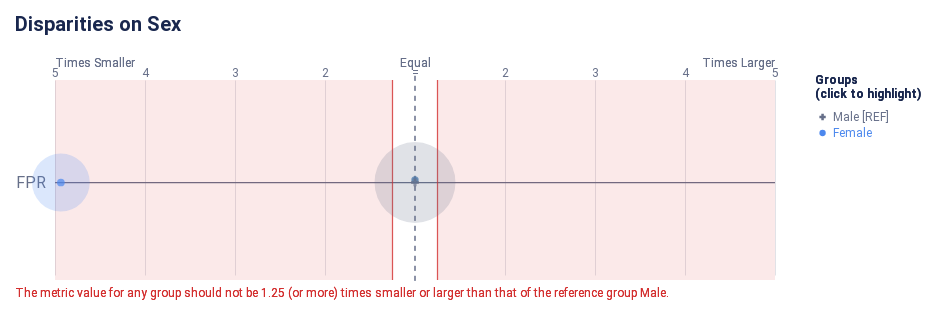

Notebook source saved alongside this figure:
### Code cell
audit.disparity_plot(fairness_metric, fairness_column)

### Figure 1 — Vega-Lite specification as saved in the notebook (floating-point values rounded to 4 significant figures)
{"config": {"view": {"continuousWidth": 300, "continuousHeight": 300, "strokeWidth": 0}, "axisLeft": {"labelColor": "rgb(102, 111, 137)", "labelFont": "Roboto, Arial, sans-serif", "labelFontSize": 16}, "title": {"anchor": "start", "color": "rgb(25, 39, 78)", "font": "Roboto, Arial, sans-serif", "fontSize": 20, "fontWeight": "bold", "offset": 20}}, "layer": [{"data": {"name": "data-14b1fc0728846d2282114d85b9121edf"}, "mark": {"type": "rule", "stroke": "rgb(102, 111, 137)", "strokeWidth": 1.25, "tooltip": null}, "encoding": {"x": {"field": "x", "scale": {"domain": [-4, 4], "range": [40.0, 760.0]}, "type": "quantitative"}, "x2": {"field": "x2"}, "y": {"axis": {"domain": false, "labelAngle": 0, "labelPadding": -30, "orient": "left", "ticks": false, "title": null}, "field": "metric", "scale": {"domain": ["FPR"], "range": [30, 225.0]}, "type": "nominal"}}}, {"data": {"name": "data-79dd248bdaa0ea02c535240e8ad022c8"}, "mark": {"type": "rule", "stroke": "rgb(102, 111, 137)", "strokeDash": [5, 5], "strokeWidth": 1}, "encoding": {"tooltip": {"value": "Male [REF]"}, "x": {"value": 400.0}, "y": {"value": 20.83}, "y2": {"value": 229.2}}}, {"data": {"name": "data-91715fc5993a5f84065017610b00531e"}, "mark": {"type": "text", "align": "center", "color": "rgb(102, 111, 137)", "font": "Roboto, Arial, sans-serif", "fontSize": 12, "fontWeight": "normal", "tooltip": null}, "encoding": {"text": {"field": "label", "type": "nominal"}, "x": {"field": "value", "scale": {"domain": [-4, 4], "range": [40.0, 760.0]}, "type": "quantitative"}, "y": {"value": 17.5}}}, {"layer": [{"mark": {"type": "text", "align": "left", "fill": "rgb(102, 111, 137)", "font": "Roboto, Arial, sans-serif", "fontSize": 12, "fontWeight": "normal", "tooltip": null}, "encoding": {"text": {"value": "Times Smaller"}, "x": {"value": 40.0}, "y": {"value": 7.5}}}, {"mark": {"type": "text", "align": "right", "fill": "rgb(102, 111, 137)", "font": "Roboto, Arial, sans-serif", "fontSize": 12, "fontWeight": "normal", "tooltip": null}, "encoding": {"text": {"value": "Times Larger"}, "x": {"value": 760.0}, "y": {"value": 7.5}}}, {"mark": {"type": "text", "align": "center", "fill": "rgb(102, 111, 137)", "font": "Roboto, Arial, sans-serif", "fontSize": 12, "fontWeight": "normal", "tooltip": null}, "encoding": {"text": {"value": "Equal"}, "x": {"value": 400.0}, "y": {"value": 7.5}}}], "data": {"name": "data-79dd248bdaa0ea02c535240e8ad022c8"}}, {"layer": [{"mark": {"type": "rule", "opacity": 0.8, "stroke": "rgb(211, 47, 47)", "strokeWidth": 1.25, "tooltip": null}, "encoding": {"x": {"field": "min", "scale": {"domain": [-4, 4], "range": [40.0, 760.0]}, "type": "quantitative"}, "y": {"value": 25.0}, "y2": {"value": 225.0}}}, {"mark": {"type": "rule", "opacity": 0.8, "stroke": "rgb(211, 47, 47)", "strokeWidth": 1.25, "tooltip": null}, "encoding": {"x": {"field": "max", "scale": {"domain": [-4, 4], "range": [40.0, 760.0]}, "type": "quantitative"}, "y": {"value": 25.0}, "y2": {"value": 225.0}}}, {"layer": [{"mark": {"type": "rect", "fill": "rgb(211, 47, 47)", "opacity": 0.1, "tooltip": null}, "encoding": {"x": {"field": "min", "scale": {"domain": [-4, 4], "range": [40.0, 760.0]}, "type": "quantitative"}, "x2": {"field": "lower_end"}, "y": {"value": 25.0}, "y2": {"value": 225.0}}}, {"mark": {"type": "rect", "fill": "rgb(211, 47, 47)", "opacity": 0.1, "tooltip": null}, "encoding": {"x": {"field": "max", "scale": {"domain": [-4, 4], "range": [40.0, 760.0]}, "type": "quantitative"}, "x2": {"field": "upper_end"}, "y": {"value": 25.0}, "y2": {"value": 225.0}}}]}, {"layer": [{"mark": {"type": "text", "align": "left", "baseline": "top", "fill": "rgb(211, 47, 47)", "font": "Roboto, Arial, sans-serif", "fontSize": 12, "fontWeight": "normal", "tooltip": null}, "encoding": {"text": {"value": "The metric value for any group should not be 1.25 (or more) times smaller or larger than that of the reference group Male."}, "x": {"value": 0}, "y": {"value": 233.3}}}], "data": {"name": "data-79dd248bdaa0ea02c535240e8ad022c8"}}], "data": {"name": "data-9178346794b9080aea7fb0f1cee7308f"}}, {"layer": [{"data": {"name": "empty"}, "mark": {"type": "circle"}}, {"data": {"name": "data-58d0138e525a7bff83e59e9587bf50b3"}, "mark": {"type": "circle", "cursor": "pointer", "opacity": 0.2}, "encoding": {"color": {"condition": {"param": "param_5", "empty": true, "field": "attribute_value", "legend": null, "scale": {"domain": ["Male", "Female"], "range": ["rgb(102, 111, 137)", "rgb(76, 136, 238)", "rgb(254, 97, 0)", "rgb(220, 38, 127)", "rgb(255, 176, 0)", "rgb(150, 95, 230)"]}, "type": "nominal"}, "value": "rgb(225, 226, 231)"}, "size": {"field": "group_size", "legend": null, "scale": {"domain": [0, 7765.0], "range": [0, 7854.0]}, "type": "quantitative"}, "tooltip": [{"field": "attribute_value", "title": "Group", "type": "nominal"}, {"field": "tooltip_group_size", "title": "Group Size", "type": "nominal"}, {"field": "tooltip_disparity_explanation_fpr", "title": "Disparity", "type": "nominal"}, {"field": "fpr", "format": ".2f", "title": "FPR", "type": "quantitative"}], "x": {"axis": {"domain": false, "gridColor": "rgb(225, 226, 231)", "labels": false, "ticks": false, "title": null, "values": [1, 2, 3, 4, -4, -3, -2, -1]}, "field": "fpr_disparity_scaled", "scale": {"domain": [-4, 4], "range": [40.0, 760.0]}, "type": "quantitative"}, "y": {"axis": {"domain": false, "grid": false, "labels": false, "ticks": false, "title": null}, "field": "metric_variable", "scale": {"domain": ["FPR"], "range": [30, 225.0]}, "type": "nominal"}}, "name": "view_6", "transform": [{"calculate": "'FPR'", "as": "metric_variable"}]}, {"layer": [{"data": {"name": "empty"}, "mark": {"type": "point"}}, {"data": {"name": "data-58d0138e525a7bff83e59e9587bf50b3"}, "mark": {"type": "point", "cursor": "pointer", "filled": true, "size": 60}, "encoding": {"color": {"condition": {"param": "param_5", "empty": true, "field": "attribute_value", "legend": null, "scale": {"domain": ["Male", "Female"], "range": ["rgb(102, 111, 137)", "rgb(76, 136, 238)", "rgb(254, 97, 0)", "rgb(220, 38, 127)", "rgb(255, 176, 0)", "rgb(150, 95, 230)"]}, "type": "nominal"}, "value": "rgb(225, 226, 231)"}, "shape": {"field": "attribute_value", "legend": null, "scale": {"domain": ["Male", "Female"], "range": ["cross", "circle"]}, "type": "nominal"}, "tooltip": [{"field": "attribute_value", "title": "Group", "type": "nominal"}, {"field": "tooltip_group_size", "title": "Group Size", "type": "nominal"}, {"field": "tooltip_disparity_explanation_fpr", "title": "Disparity", "type": "nominal"}, {"field": "fpr", "format": ".2f", "title": "FPR", "type": "quantitative"}], "x": {"axis": {"domain": false, "gridColor": "rgb(225, 226, 231)", "labels": false, "ticks": false, "title": null, "values": [1, 2, 3, 4, -4, -3, -2, -1]}, "field": "fpr_disparity_scaled", "scale": {"domain": [-4, 4], "range": [40.0, 760.0]}, "type": "quantitative"}, "y": {"axis": {"domain": false, "grid": false, "labels": false, "ticks": false, "title": null}, "field": "metric_variable", "scale": {"domain": ["FPR"], "range": [30, 225.0]}, "type": "nominal"}}, "name": "view_5", "transform": [{"calculate": "'FPR'", "as": "metric_variable"}]}]}]}, {"layer": [{"mark": {"type": "point", "cursor": "pointer", "filled": true, "opacity": 1, "size": 40}, "encoding": {"color": {"condition": {"param": "param_5", "empty": true, "field": "attribute_value", "legend": null, "scale": {"domain": ["Male", "Female"], "range": ["rgb(102, 111, 137)", "rgb(76, 136, 238)", "rgb(254, 97, 0)", "rgb(220, 38, 127)", "rgb(255, 176, 0)", "rgb(150, 95, 230)"]}, "type": "nominal"}, "value": "rgb(225, 226, 231)"}, "shape": {"field": "attribute_value", "legend": null, "scale": {"domain": ["Male", "Female"], "range": ["cross", "circle"]}, "type": "nominal"}, "x": {"value": 807.6}, "y": {"axis": {"domain": false, "grid": false, "labels": false, "ticks": false, "title": null}, "field": "attribute_value", "scale": {"domain": ["Male", "Female"], "range": [54, 86]}, "type": "nominal"}}, "name": "view_7"}, {"mark": {"type": "text", "align": "left", "baseline": "middle", "cursor": "pointer", "font": "Roboto, Arial, sans-serif", "fontSize": 12, "fontWeight": "normal"}, "encoding": {"color": {"condition": {"param": "param_5", "empty": true, "field": "attribute_value", "legend": null, "scale": {"domain": ["Male", "Female"], "range": ["rgb(102, 111, 137)", "rgb(76, 136, 238)", "rgb(254, 97, 0)", "rgb(220, 38, 127)", "rgb(255, 176, 0)", "rgb(150, 95, 230)"]}, "type": "nominal"}, "value": "rgb(225, 226, 231)"}, "text": {"field": "label", "type": "nominal"}, "x": {"value": 818.1}, "y": {"axis": {"domain": false, "grid": false, "labels": false, "ticks": false, "title": null}, "field": "attribute_value", "scale": {"domain": ["Male", "Female"], "range": [54, 86]}, "type": "nominal"}}, "name": "view_8"}, {"data": {"name": "data-79dd248bdaa0ea02c535240e8ad022c8"}, "mark": {"type": "text", "align": "left", "baseline": "top", "color": "rgb(25, 39, 78)", "font": "Roboto, Arial, sans-serif", "fontSize": 12, "fontWeight": "bold"}, "encoding": {"text": {"value": "(click to highlight)"}, "x": {"value": 800}, "y": {"value": 34}}}, {"data": {"name": "data-79dd248bdaa0ea02c535240e8ad022c8"}, "mark": {"type": "text", "align": "left", "baseline": "top", "color": "rgb(25, 39, 78)", "font": "Roboto, Arial, sans-serif", "fontSize": 12, "fontWeight": "bold"}, "encoding": {"text": {"value": "Groups"}, "x": {"value": 800}, "y": {"value": 20}}}], "data": {"name": "data-d79b6fcf6fc2d8883b03661337595d04"}}], "height": 250, "padding": {"top": 15, "bottom": 7.0, "left": 15, "right": 15}, "params": [{"name": "param_7", "select": {"type": "point", "fields": ["attribute_value"]}, "views": ["view_6"]}, {"name": "param_6", "select": {"type": "point", "fields": ["attribute_value"]}, "views": ["view_5"]}, {"name": "param_5", "select": {"type": "point", "fields": ["attribute_value"]}, "views": ["view_7"]}, {"name": "param_8", "select": {"type": "point", "fields": ["attribute_value"]}, "views": ["view_8"]}], "resolve": {"scale": {"size": "independent", "y": "independent"}}, "title": "Disparities on Sex", "usermeta": {"embedOptions": {"scaleFactor": 5, "downloadFileName": "disparity_chart"}}, "width": 800, "$schema": "https://vega.github.io/schema/vega-lite/v5.16.3.json", "datasets": {"data-14b1fc0728846d2282114d85b9121edf": [{"metric": "FPR", "x": -4, "x2": 4}], "data-79dd248bdaa0ea02c535240e8ad022c8": [{"a": 1, "b": 0}, {"a": 1, "b": 0}], "data-91715fc5993a5f84065017610b00531e": [{"value": 1, "label": 2}, {"value": 2, "label": 3}, {"value": 3, "label": 4}, {"value": 4, "label": 5}, {"value": -4, "label": 5}, {"value": -3, "label": 4}, {"value": -2, "label": 3}, {"value": -1, "label": 2}, {"value": 0, "label": "="}], "data-9178346794b9080aea7fb0f1cee7308f": [{"min": -0.25, "max": 0.25, "lower_end": -4, "upper_end": 4}], "empty": [{}], "data-58d0138e525a7bff83e59e9587bf50b3": [{"attribute_name": "sex", "attribute_value": "Female", "group_size": 3298, "total_entities": 9769, "fpr": 0.01979, "fpr_disparity": 0.2026, "fpr_disparity_scaled": -3.935, "tooltip_group_size": "3,298 (33.76%)", "tooltip_disparity_explanation_fpr": "4.93 times smaller FPR than the reference group"}, {"attribute_name": "sex", "attribute_value": "Male", "group_size": 6471, "total_entities": 9769, "fpr": 0.09765, "fpr_disparity": 1.0, "fpr_disparity_scaled": 0.0, "tooltip_group_size": "6,471 (66.24%)", "tooltip_disparity_explanation_fpr": "Reference group"}], "data-d79b6fcf6fc2d8883b03661337595d04": [{"attribute_value": "Male", "label": "Male [REF]"}, {"attribute_value": "Female", "label": "Female"}]}}
